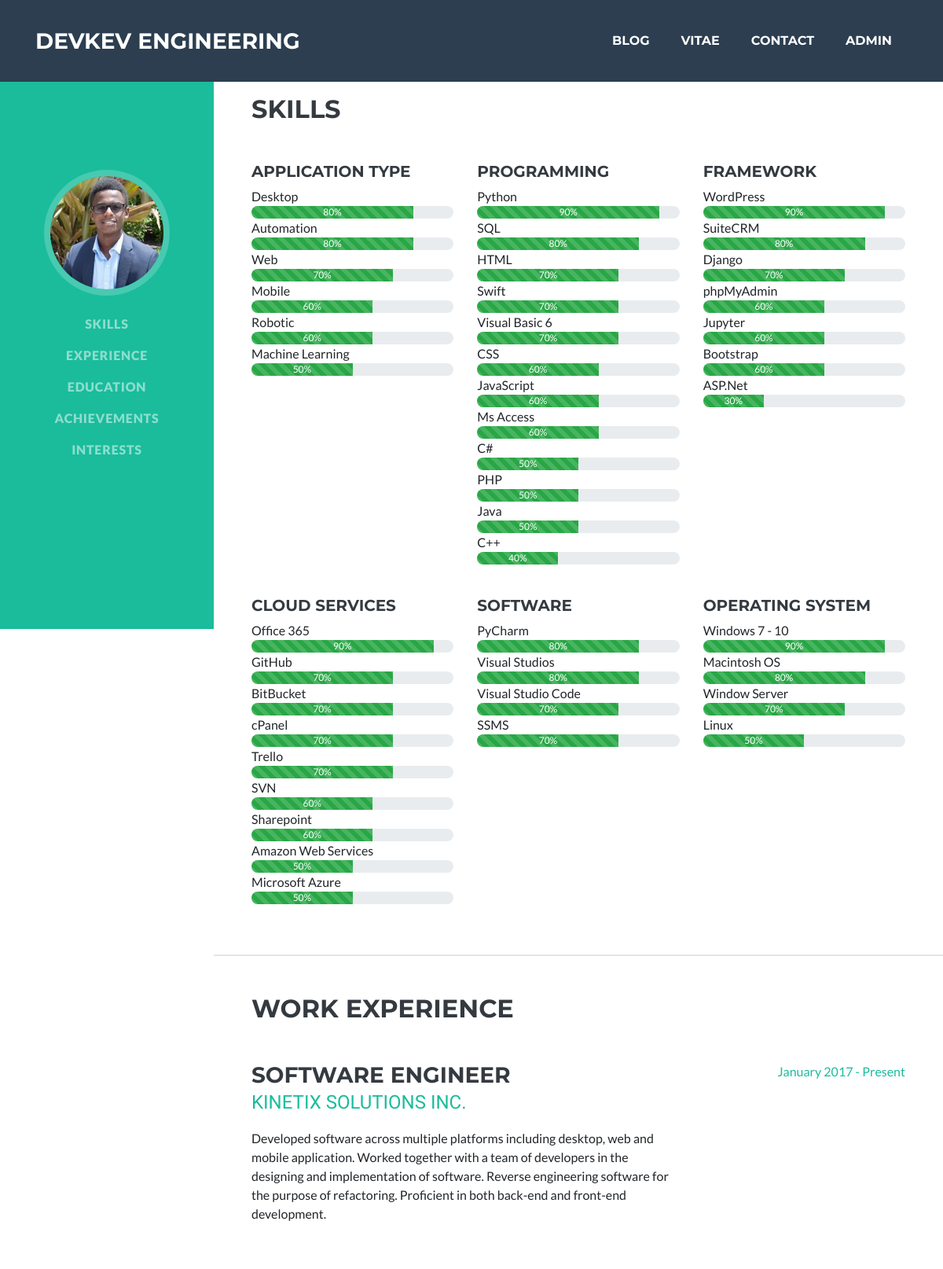
/profile/ (signed in, upper part), run on the app's committed database.
### resume/models.py (models this page shows, shortened)
class Technology(models.Model):
    category = models.CharField(max_length=20, choices=category(), default="Programming")
    technology = models.CharField(max_length=20)
    proficiency = models.IntegerField(choices=[(i * 10, i * 10) for i in range(11)], default=1)
    years = models.DecimalField(max_digits=20, decimal_places=2)
    class Meta:
        managed = True
        app_label = 'resume'
        db_table = 'Technology'
        verbose_name_plural = "Technologies"
    def __str__(self):
        return self.technology

class WorkPlaces(models.Model):
    work_name = models.CharField(max_length=50, db_column='Company', verbose_name="Company")
    city = models.CharField(max_length=20)
    state = models.CharField(max_length=10, db_column='State', blank=True)
    country = models.CharField(max_length=20)
    position = models.CharField(max_length=50)
    link = models.URLField(max_length=128, verbose_name='Url', blank=True)
    from_month = models.CharField(max_length=10, choices=get_date(date='month'))
    from_year = models.IntegerField(choices=get_date(date='year'))
    current_job = models.BooleanField(default=False)
    end_month = models.CharField(max_length=10, choices=get_date(date='month'), blank=True)
    end_year = models.IntegerField(choices=get_date(date='year'), null=True, blank=True)
    description = models.TextField(max_length=600, default="Enter job description")
    extra = models.BooleanField(default=False)
    class Meta:
        managed = True
        app_label = 'resume'
        verbose_name = 'Job'
        verbose_name_plural = 'Jobs'
    def is_current_job(self):
        return self.current_job
    def start_date(self):
        return f'{self.from_month} {self.from_year}'
    def end_date(self):
        return f'{self.end_month} {self.end_year}'

### resume/views.py (the view)
# urls.py: path('', include('resume.urls')),
def resume(request):
    return render(
        request=request,
        template_name='resume/resume.html',
        context={
            'title': 'Resume',
            'profile': Profile.objects.first(),
            'jobs': WorkPlaces.objects.filter(extra=False).order_by('-id'),
            'other_jobs': WorkPlaces.objects.filter(extra=True).order_by('-id'),
            'schools': School.objects.order_by('-from_year', '-from_month'),
            'technologies': Technology.objects.all().order_by('-proficiency'),
            'cat_set_one': [cat[0] for cat in category()][:int((len(category())) / 2)],
            'cat_set_two': [cat[0] for cat in category()][int((len(category())) / 2):],
            'certificates': Certification.objects.all().order_by('-cert_year', '-cert_month')
        }
    )

### resume/models.py (called while the page is built)
def category():
    category_base = ["Application Type", "Programming", "Framework", "Cloud Services", "Software", "Operating System"]
    return [(c, c) for c in category_base]

    def __str__(self):
        return f'{self.degree} in {self.concentration}'

    def location(self):
        if self.state is None:
            return f'{self.city}, {self.country}'
        else:
            return f'{self.city}, {self.state}, {self.country}'

    def is_current_school(self):
        return self.current_school

    def start_date(self):
        return f'{self.from_month} {self.from_year}'

    def end_date(self):
        return f'{self.end_month} {self.end_year}'

    def __str__(self):
        return f'{self.source} - {self.name}'

    def issue_date(self):
        return f'{self.cert_month} {self.cert_year}'

### templates/resume/resume.html (shortened to what this page needs)
{% extends 'resume/base.html' %}
{% load static %}
{% block nav %}
    <ul class="navbar-nav">
        {% if technologies %}
            <li class="nav-item">
                <a class="nav-link js-scroll-trigger" href="#skills">Skills</a>
            </li>
        {% endif %}
        {% if jobs %}
            <li class="nav-item">
                <a class="nav-link js-scroll-trigger" href="#experience">Experience</a>
            </li>
        {% endif %}
        {% if schools %}
            <li class="nav-item">
                <a class="nav-link js-scroll-trigger" href="#education">Education</a>
            </li>
        {% endif %}
        {% if certificates %}
            <li class="nav-item">
                <a class="nav-link js-scroll-trigger" href="#certifications">Achievements</a>
            </li>
        {% endif %}
        {% if profile.interest %}
            <li class="nav-item">
                <a class="nav-link js-scroll-trigger" href="#interests">Interests</a>
            </li>
        {% endif %}
    </ul>
{% endblock %}
{% block content %}
    {% if technologies %}
        <section class="resume-section p-3 p-lg-5 d-flex align-items-center" id="skills">
            <div class="w-100">
                <br><br><br>
                <h2 class="mb-5">Skills</h2>
                <div class="row technology">
                    {% for cat in cat_set_one %}
                        <div class="col-sm-4 tech-column">
                            <h5>{{ cat }}</h5>
                            <ul class="list-unstyled">
                                {% for tech in technologies %}
                                    {% if tech.category == cat %}
                                        <li>
                                            {{ tech }}
                                            <div class="progress">
                                                <div class="progress-bar progress-bar-striped bg-success"
                                                     role="progressbar" style="width: {{ tech.proficiency }}%"
                                                     aria-valuenow="{{ tech.proficiency }}" aria-valuemin="0"
                                                     aria-valuemax="100">
                                                    {{ tech.proficiency }}%
                                                </div>
                                            </div>
                                        </li>
                                    {% endif %}
                                {% endfor %}
                            </ul>
                        </div>
                    {% endfor %}
                </div>
                <br>
                <div class="row technology">
                    {% for cat2 in cat_set_two %}
                        <div class="col-sm-4 tech-column">
                            <h5>{{ cat2 }}</h5>
                            <ul class="list-unstyled">
                                {% for tech in technologies %}
                                    {% if tech.category == cat2 %}
                                        <li>
                                            {{ tech }}
                                            <div class="progress">
                                                <div class="progress-bar progress-bar-striped bg-success"
                                                     role="progressbar" style="width: {{ tech.proficiency }}%"
                                                     aria-valuenow="{{ tech.proficiency }}" aria-valuemin="0"
                                                     aria-valuemax="100">
                                                    {{ tech.proficiency }}%
                                                </div>
                                            </div>
                                        </li>
                                    {% endif %}
                                {% endfor %}
                            </ul>
                        </div>
                    {% endfor %}
                </div>
            </div>
        </section>
        <hr class="m-0">
    {% endif %}
    {% if jobs %}
        <section class="resume-section p-3 p-lg-5 d-flex justify-content-center" id="experience">
            <div class="w-100">
                <h2 class="mb-5">Work Experience</h2>
                {% for job in jobs %}
                    <div class="resume-item d-flex flex-column flex-md-row justify-content-between mb-5">
                        <div class="resume-content">
                            <h3 class="mb-0">{{ job.position }}</h3>
                            <div class="subheading mb-3">
                                <a target="_blank" href={{ job.link }}>{{ job.work_name }}</a>
                            </div>
                            <p>{{ job.description }}</p>
                        </div>
                        <div class="resume-date text-md-right">
                            <span class="text-primary">
                                {{ job.start_date }} -
                                {% if job.is_current_job %} Present {% else %} {{ job.end_date }} {% endif %}
                            </span>
                        </div>
                    </div>
                {% endfor %}
            </div>
        </section>
    {% endif %}
{% endblock %}

### data on the page
Technology: technology "Desktop", proficiency "80"
Technology: technology "Automation", proficiency "80"
Technology: technology "Web", proficiency "70"
Technology: technology "Mobile", proficiency "60"
Technology: technology "Robotic", proficiency "60"
Technology: technology "Machine Learning", proficiency "50"
Technology: technology "Python", proficiency "90"
Technology: technology "SQL", proficiency "80"
Technology: technology "HTML", proficiency "70"
Technology: technology "Swift", proficiency "70"
Technology: technology "Visual Basic 6", proficiency "70"
Technology: technology "CSS", proficiency "60"
Technology: technology "JavaScript", proficiency "60"
Technology: technology "Ms Access", proficiency "60"
Technology: technology "C#", proficiency "50"
Technology: technology "PHP", proficiency "50"
Technology: technology "Java", proficiency "50"
Technology: technology "C++", proficiency "40"
Technology: technology "WordPress", proficiency "90"
Technology: technology "SuiteCRM", proficiency "80"
Technology: technology "Django", proficiency "70"
Technology: technology "phpMyAdmin", proficiency "60"
Technology: technology "Jupyter", proficiency "60"
Technology: technology "Bootstrap", proficiency "60"
Technology: technology "ASP.Net", proficiency "30"
Technology: technology "Office 365", proficiency "90"
Technology: technology "GitHub", proficiency "70"
Technology: technology "BitBucket", proficiency "70"
Technology: technology "cPanel", proficiency "70"
Technology: technology "Trello", proficiency "70"
Technology: technology "SVN", proficiency "60"
Technology: technology "Sharepoint", proficiency "60"
Technology: technology "Amazon Web Services", proficiency "50"
Technology: technology "Microsoft Azure", proficiency "50"
Technology: technology "PyCharm", proficiency "80"
Technology: technology "Visual Studios", proficiency "80"
Technology: technology "Visual Studio Code", proficiency "70"
Technology: technology "SSMS", proficiency "70"
Technology: technology "Windows 7 - 10", proficiency "90"
Technology: technology "Macintosh OS", proficiency "80"
Technology: technology "Window Server", proficiency "70"
Technology: technology "Linux", proficiency "50"
WorkPlaces: position "SOFTWARE ENGINEER", work_name "KINETIX SOLUTIONS INC.", description "Developed software across multiple platforms including desktop, web and mobile application. Worked together with a team of developers in the designing and implementation of software. Reverse engineering software for the purpose of refactoring. Proficient in both back-end and front-end development.", start_date "January 2017", current_job "Present"

### other printed values
{{ cat }} "APPLICATION TYPE" "PROGRAMMING" "FRAMEWORK"
{{ cat2 }} "CLOUD SERVICES" "SOFTWARE" "OPERATING SYSTEM"
